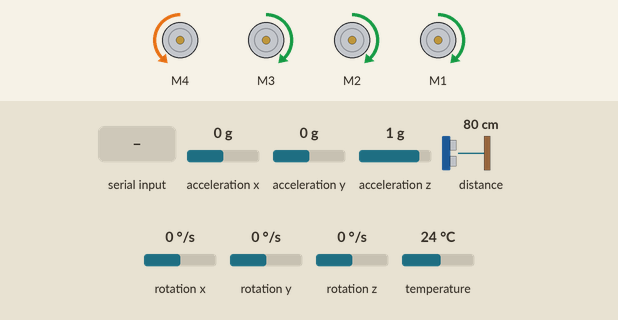
Recording of a sketch running on a simulated Arduino Uno, built with avr-gcc and run on an emulated ATmega328P. On the bench: 4 × DC motor (green arrow = forward, orange = backward, longer = faster). Inputs (shaded band) come from the test bench; at power-on: acceleration x 0 g, acceleration y 0 g, acceleration z 1 g, distance to the obstacle 80 cm, rotation x 0 °/s, rotation y 0 °/s, rotation z 0 °/s, temperature 24 °C. What the sketch prints to the serial monitor is not drawn.

Above: at 1.3 s.
1.4 s: "90,45\n" received over Serial
Timing chart, 0 to 4.4 s (numbered marks = the images above; inputs shaded):
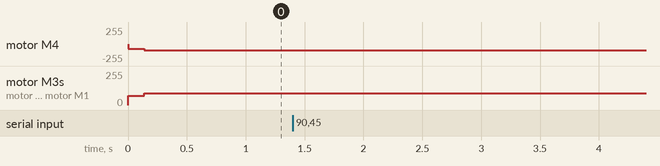

The sketch:

Main.ino
```cpp
#include <Wire.h>
#include <Adafruit_MPU6050.h>
#include <Adafruit_Sensor.h>
#include <Adafruit_MotorShield.h>
#include <VL53L0X.h>

VL53L0X sensor;


// MPU6050 sensor
Adafruit_MPU6050 mpu;

// Motor shield
Adafruit_MotorShield AFMS = Adafruit_MotorShield();
Adafruit_DCMotor *motor1 = AFMS.getMotor(1); // Rear-left
Adafruit_DCMotor *motor2 = AFMS.getMotor(2); // Rear-right
Adafruit_DCMotor *motor3 = AFMS.getMotor(3); // Front-right
Adafruit_DCMotor *motor4 = AFMS.getMotor(4); // Front-left
// --- Constants ---
const float G = 9.81;         // m/s² conversion
const float RC = 0.3;         // High-pass filter time constant (tweak this)
const float accX_bias = 0.0;  // Replace with your actual calibration
const float accY_bias = 0.0;
const float mass = 1;
const float accThreshold = 2;
// --- Variables ---
float rawVx = 0.0, rawVy = 0.0;               // Before filtering
float filteredVx = 0.0, filteredVy = 0.0;     // Final high-pass filtered
float prevFilteredVx = 0.0, prevFilteredVy = 0.0;
float prevRawVx = 0.0, prevRawVy = 0.0;
float prevY = 0;                             // prev acceletration in Y direction for collision detection
float lastCollisionTime = 0;
float accMagnitude = 0 ;
float y_force = 0;
float distanceY = -2.5;
float Zangle = 0.5;

// PID gains
const float Kp = 0.3, Ki = 0.02, Kd = 0.2;

// PID variables
float estVx = 0.0, estVy = 0.0;  // Estimated velocities from accel
float integralX = 0.0, integralY = 0.0, integralWz = 0.0;
float prevErrorX = 0.0, prevErrorY = 0.0, prevErrorWz = 0.0;

unsigned long prevTime = 0;
unsigned long startTime = 0;

// Robot parameters
float r = 0.05;  // Wheel radius (meters)
float Lx = 0.06;  // Distance to wheel along X-axis
float Ly = 0.06;  // Distance to wheel along Y-axis

// Default velocities (desired state)
float desiredVx = 0, desiredVy = 0, desiredWz = 0;

// Initial actual velocity
float Vx = 0, Vy = 0, Wz = 0;

// Function to compute velocity adjustment using PID
void calculateVelocityAdjustment(float accX, float accY, float gyroZ, float dt,
                                 float desiredVx, float desiredVy, float desiredWz,
                                 float &Vx_adj, float &Vy_adj, float &Wz_adj) {
    // 1. Calculate and filter velocity
    // Recalculate alpha each loop
    float alpha = RC / (RC + dt);

    // Integrate to get velocity
    rawVx += accX * dt;
    rawVy += accY * dt;

    // High-pass filter: y[n] = α * (y[n-1] + x[n] - x[n-1])
    filteredVx = alpha * (prevFilteredVx + rawVx - prevRawVx);
    filteredVy = alpha * (prevFilteredVy + rawVy - prevRawVy);

    // Update previous values
    prevRawVx = rawVx;
    prevRawVy = rawVy;
    prevFilteredVx = filteredVx;
    prevFilteredVy = filteredVy;

    // 2. Calculate velocity error
    float errorX = desiredVx - filteredVx;
    float errorY = desiredVy - filteredVy;
    float errorWz = desiredWz - gyroZ;  // GyroZ is already angular velocity

    // 3. PID for Vx
    integralX += errorX * dt;
    float derivativeX = (errorX - prevErrorX) / dt;
    prevErrorX = errorX;
    float adjustmentX = Kp * errorX + Ki * integralX + Kd * derivativeX;

    // 4. PID for Vy
    integralY += errorY * dt;
    float derivativeY = (errorY - prevErrorY) / dt;
    integralY = constrain(integralY, -1, 1);
    prevErrorY = errorY;
    float adjustmentY = Kp * errorY + Ki * integralY + Kd * derivativeY;

    // 5. PID for Wz
    integralWz += errorWz * dt;
    float derivativeWz = (errorWz - prevErrorWz) / dt;
    prevErrorWz = errorWz;
    float adjustmentWz = Kp * errorWz + Ki * integralWz + Kd * derivativeWz;

    // 6. Output adjustments (you can clamp if needed)
    Vx_adj = adjustmentX;
    Vy_adj = adjustmentY;
    Wz_adj = adjustmentWz;
}

// Function to compute wheel speeds using inverse kinematics
void calculateWheelSpeeds(float Vx, float Vy, float Wz, float &omega_fl, float &omega_fr, float &omega_rl, float &omega_rr) {
    omega_fl = (Vy - Vx - (Lx + Ly) * Wz) / r;
    omega_fr = (Vy + Vx + (Lx + Ly) * Wz) / r;
    omega_rl = (Vy + Vx - (Lx + Ly) * Wz) / r;
    omega_rr = (Vy - Vx + (Lx + Ly) * Wz) / r;
}

void setup() {
    Serial.begin(115200);

    // Initialize motor shield and IMU
    AFMS.begin();
    if (!mpu.begin()) {
        Serial.println("Failed to initialize MPU6050!");
        while (1);
    }
    sensor.init();
  sensor.setTimeout(500);

    Serial.println("MPU6050 initialized successfully!");
    motor4->setSpeed(70);
    motor3->setSpeed(70);
    motor2->setSpeed(70);
    motor1->setSpeed(70);
    motor1->run(FORWARD);
    motor2->run(FORWARD);
    motor3->run(FORWARD);
    motor4->run(BACKWARD);
    startTime = millis();  // Save the starting time
    delay(100);

}

void loop() {
      unsigned long currentTime = millis();

      //collision detection and response
/* if (accMagnitude > accThreshold && millis() - lastCollisionTime > 1000) {
    desiredVy += accMagnitude;
    lastCollisionTime = millis();
  } */
    // Get IMU data
    sensors_event_t accel, gyro, temp;
    mpu.getEvent(&accel, &gyro, &temp);
    int distance = sensor.readRangeSingleMillimeters();
    float dt = (currentTime - prevTime) / 1000.0;
    prevTime = currentTime;

    // Read acceleration and gyro
    float accX = round (accel.acceleration.x *10)/10 - 0.5;
    float accY = -1 *(accel.acceleration.y-0.1); // round(accel.acceleration.y * 10)/10 ;
    float gyroZ = round(gyro.gyro.z * 10)/10 ;

    accMagnitude = accY - prevY;
    prevY = accY;

    // Velocity adjustment
    float vx_adj, vy_adj, wz_adj;

    // Compute velocity adjustments using PID control
    calculateVelocityAdjustment(accX, accY, gyroZ, dt, desiredVx, desiredVy, desiredWz, vx_adj, vy_adj, wz_adj);
    Vx =  desiredVy; // filteredVx + vx_adj;
    Vy = desiredVy ; //filteredVy + vy_adj;
    Wz = desiredWz; // gyroZ + wz_adj;

    // Compute wheel speeds
    float omega_fl, omega_fr, omega_rl, omega_rr;
    calculateWheelSpeeds(Vx, Vy, Wz, omega_fl, omega_fr, omega_rl, omega_rr);

    // Set motor speeds (convert omega to PWM)
    motor4->setSpeed(90);
    motor3->setSpeed(90);
    motor2->setSpeed(90);
    motor1->setSpeed(90);
  // Change motors toSTOP IF VELO90t motor direction
  motor4->run(BACKWARD);
  motor3->run(FORWARD);
  motor2->run(FORWARD);
  motor1->run(FORWARD);


/*  Serial.print((int)(omega_fl));
    Serial.print(",");
    Serial.print((int)(omega_fr));
    Serial.print(",");
    Serial.print((int)(omega_rr));
    Serial.print(",");
    Serial.println((int)(omega_rl));

    // Print debugging information
    Serial.print("Adjusted Vx: "); Serial.print(Vx);
    Serial.print(" | Adjusted Vy: "); Serial.print( Vy);
     Serial.print(" | ACCVy: "); Serial.print(filteredVy);
    Serial.print(" | Adjusted Wz: "); Serial.println(Wz);
*/
  distanceY = (-1.0375 - distance/1000)  ;
  Zangle += gyroZ * dt;

if (Serial.available() > 0) {
  y_force = Serial.readString().toFloat();

  float observation[6] = {0.0, (distanceY), 0.0, 0.0, Zangle, gyroZ, };
  for (int i = 0; i < 6; i++) {
    Serial.print(observation[i], 3);  // Print with 3 decimal places
    if (i < 5) {
      Serial.print(",");  // Comma between values
    }
  }

  // Print desiredVy and distanceY after the observation
  Serial.print(",");
  Serial.print(desiredVy, 3);
  Serial.print(",");
  Serial.print(rawVy, 3);
  Serial.print(",");
  Serial.println(filteredVy,3);  // Ends the line with newline
}


    delay(300);
}
```

Measured:
- after the input at 1.4 s, every drawn part: stays the same
